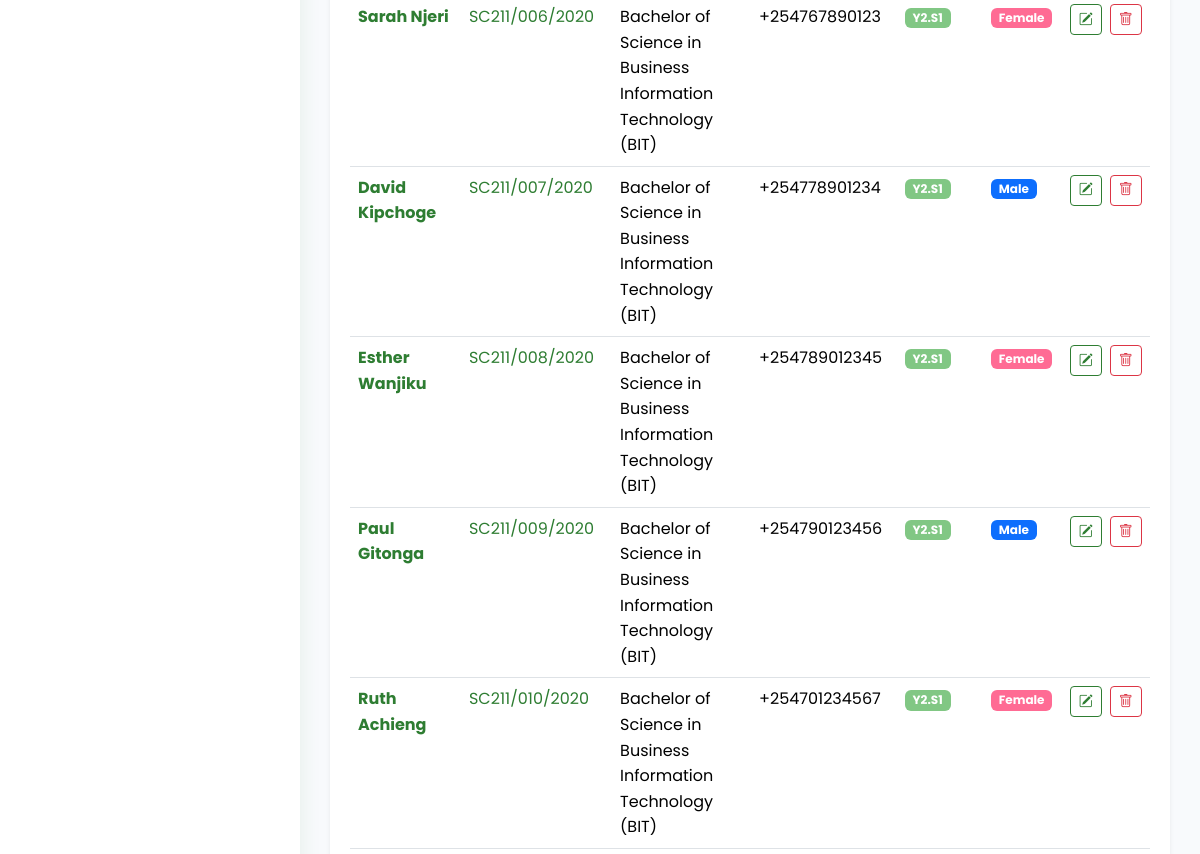
Before: /database_students_list/ (signed in, middle part) with the older database file.
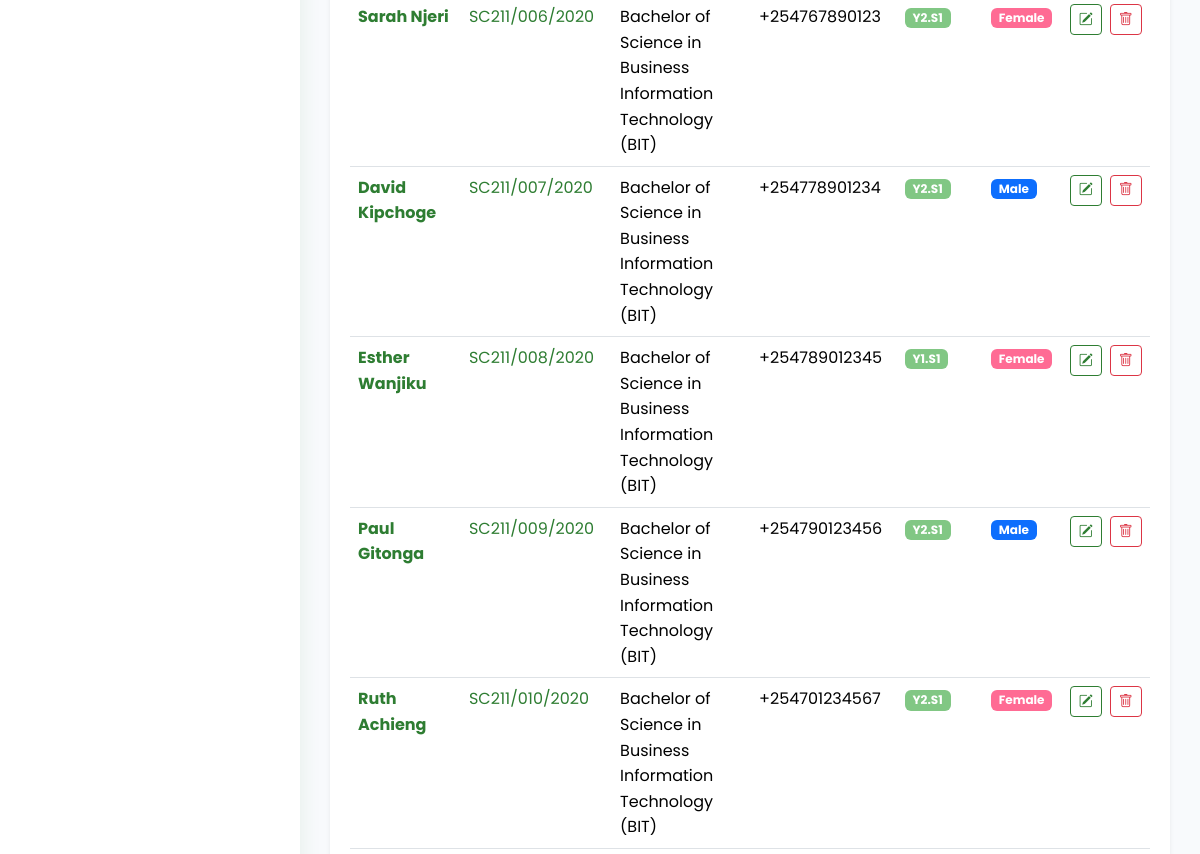
After: the same page with the newer database file.
### students_portal/models.py (models this page shows, shortened)
class Student(models.Model):
    registration_number = models.CharField(max_length=20, unique=True)
    first_name = models.CharField(max_length=100)
    last_name = models.CharField(max_length=100)
    middle_name = models.CharField(max_length=100, blank=True, null=True)
    id_number = models.CharField(max_length=20, blank=True, null=True)
    profile_picture = models.ImageField(upload_to='lecturer_profiles/', blank=True, null=True)
    programme = models.ForeignKey(Programme, on_delete=models.CASCADE, related_name='students')
    current_year = models.IntegerField()
    current_semester = models.IntegerField()
    date_of_admission = models.DateField()
    expected_graduation_date = models.DateField(blank=True, null=True)
    date_of_birth = models.DateField(blank=True, null=True)
    gender = models.CharField(max_length=10, choices=[
        ('M', 'Male'),
        ('F', 'Female'),
        ('O', 'Other')
    ], blank=True, null=True)
    email = models.EmailField(blank=True, null=True)
    phone_number = models.CharField(max_length=15, blank=True, null=True)
    religion = models.CharField(max_length=50, blank=True, null=True)
    county = models.CharField(max_length=50, blank=True, null=True)
    town = models.CharField(max_length=50, blank=True, null=True)
    postal_address = models.CharField(max_length=100, blank=True, null=True)
    postal_code = models.CharField(max_length=10, blank=True, null=True)
    parent_name = models.CharField(max_length=100, blank=True, null=True)
    parent_phone = models.CharField(max_length=15, blank=True, null=True)
    emergency_contact_name = models.CharField(max_length=100, blank=True, null=True)
    emergency_contact_relationship = models.CharField(max_length=50, blank=True, null=True)
    emergency_contact_phone = models.CharField(max_length=15, blank=True, null=True)
    is_active = models.BooleanField(default=True)
    status = models.CharField(max_length=20, choices=[
        ('active', 'Active'),
        ('inactive', 'Inactive'),
        ('graduated', 'Graduated'),
        ('deferred', 'Deferred'),
        ('suspended', 'Suspended'),
        ('transferred', 'Transferred'),
        ('withdrawn', 'Withdrawn')
    ], default='active')
    entry_mode = models.CharField(max_length=20, choices=[
        ('government_sponsored', 'Government-Sponsored'),
        ('self_sponsored', 'Self-Sponsored'),
        ('parallel', 'Parallel'),
        ('exchange', 'Exchange'),
        ('transfer', 'Transfer')
    ], default='government_sponsored')
    scholarship_info = models.TextField(blank=True, null=True)
    created_at = models.DateTimeField(auto_now_add=True)
    updated_at = models.DateTimeField(auto_now=True)
    def get_full_name(self):
        if self.middle_name:
            return f"{self.first_name} {self.middle_name} {self.last_name}"
        return f"{self.first_name} {self.last_name}"

class Programme(models.Model):
    name = models.CharField(max_length=200)
    code = models.CharField(max_length=20, unique=True)
    department = models.ForeignKey(Department, on_delete=models.CASCADE, related_name='programmes')
    duration_years = models.IntegerField()
    semesters_per_year = models.IntegerField(default=2)
    description = models.TextField(blank=True, null=True)
    def __str__(self):
        return f"{self.name} ({self.code})"

### students_portal/views.py (the view)
# urls.py: path('database_students_list/', views.database_students_list, name='database_students_list'),
@login_required
def database_students_list(request):
    students = Student.objects.all()
    return render(request, 'students/database_student_list.html', {'students': students})

### templates/students/database_student_list.html (shortened to what this page needs)
{% extends "base/base.html" %}
{% load static %}
{% block content %}
<section class="section">
    <div class="row">
        <div class="col-lg-12">
            <div class="card border-0 shadow-sm">
                <br>
                <div class="card-body">
                    <div class="table-responsive">
                        <table class="table table-hover datatable">
                            <tbody>
                                {% for student in students %}
                                <tr>
                                    <td>
                                        <a href="{% url 'student_progress' student.id %}" class="text-university">
                                            <strong>{{ student.first_name }} {{ student.last_name }}</strong>
                                        </a>
                                    </td>
                                    <td>
                                        <a href="{% url 'student_detail' student.id %}" class="text-university">
                                            {{ student.registration_number }}
                                        </a>
                                    </td>
                                    <td>{{ student.programme }}</td>
                                    <td>{{ student.phone_number|default:"-" }}</td>
                                    <td>
                                        <span class="badge bg-university-secondary">
                                            Y{{ student.current_year }}.S{{ student.current_semester }}
                                        </span>
                                    </td>
                                    <td>
                                        <span class="badge {% if student.gender == 'M' %}bg-primary{% else %}bg-pink{% endif %}">
                                            {{ student.get_gender_display }}
                                        </span>
                                    </td>
                                    <td class="text-center">
                                        <div class="d-flex gap-2 justify-content-center">
                                            <a href="{% url 'student_update' student.pk %}" class="btn btn-sm btn-outline-university" title="Edit">
                                                <i class="bi bi-pencil-square"></i>
                                            </a>
                                            <a href="{% url 'student_delete' student.pk %}" class="btn btn-sm btn-outline-danger" title="Delete">
                                                <i class="bi bi-trash"></i>
                                            </a>
                                        </div>
                                    </td>
                                </tr>
                                {% endfor %}
                            </tbody>
                        </table>
                    </div>
                </div>
            </div>
        </div>
    </div>
</section>
{% endblock %}

Changed rows visible on the page:
changed Student "Esther": current_year "2" → "1"
